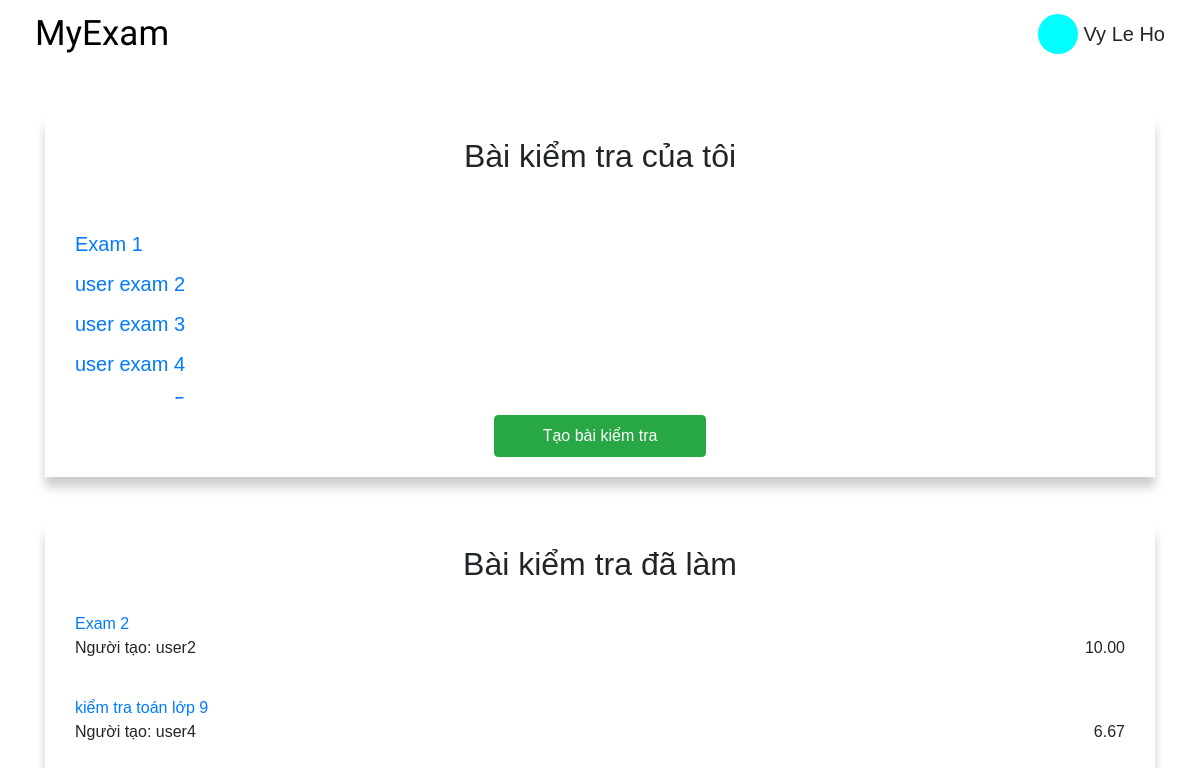
/home/user=user/my-test/ (signed in), run on the app's committed database.
### home/models.py (models this page shows, shortened)
class Exam(models.Model):
    key = models.ForeignKey( User ,on_delete = models.CASCADE)
    examName = models.CharField(max_length= 200, default= "")

class Point(models.Model):
    key1 = models.ForeignKey(User, on_delete = models.CASCADE)
    key2 = models.ForeignKey(Exam, on_delete= models.CASCADE)
    point = models.DecimalField(max_digits= 4, decimal_places= 2, default= 0)
    name = "Ng lam bai: {}, Bai: {}, Diem: {}"

### home/views.py (the view)
# urls.py: path('home/user=<str:username>/my-test/', views.myTest, name= "my-test"),
def myTest(request, username):
    user = request.session.get('user', None)
    print('user')
    if user is None or user == '' or user == []:
        return redirect(reverse('sign-in'))
    user = User.objects.get(username = username)
    my_exams = Exam.objects.filter(key=user)
    my_exams_context = []
    for exam in my_exams:
        my_exams_context.append({
            "exam":exam.examName
        })
    if my_exams_context == []:
        my_exams_context = 'none'
    do_exams = Exam.objects.exclude(key = user)# lấy ra những exams không phải do user này tạo ra
    done_exams_context = []
    for exam in do_exams:
        creator = exam.key
        score_obj = []
        for score in Point.objects.filter(key1 = user,key2 = exam):
            score_obj.append(score)
        score = None
        if score_obj ==[]:
            pass
        else:
            scores = []# lấy điểm số lớn nhất
            for item in score_obj:
                scores.append(item.point)
            score = max(scores)
            done_exams_context.append({
                "creator":creator.username,
                "exam":exam.examName,
                "score":score,
            })
    if done_exams_context == []:
        done_exams_context = 'none'
    context = {
        "user": user,
        "my_exams":my_exams_context,
        "done_exams":done_exams_context,
    }
    return render(request,"home/my-test.html",{"context":context})

### home/templates/home/my-test.html (shortened to what this page needs)
{% extends "home/base/base-home.html" %}
{% block name %}
{{context.user.first_name}} {{context.user.last_name}}
{% endblock %}
{% block my-home %}
    {% url 'home' context.user.username %}
{% endblock %}
{% block content %}
    <div class="container pb-5">
        <div class="test-section mt-5">
            <h2 class="text-center mb-4">Bài kiểm tra của tôi</h2>
            {% if context.my_exams == 'none' %}
                <h3 class="text-center">Bạn chưa có bài kiểm tra nào </h3>
            {% else %}
                <div class="my-exam">
                    {% for exam in context.my_exams %}
                        <a href="" class="my-exam__exam">{{ exam.exam }}</a>
                    {% endfor %}
                </div>
            {% endif %}
            <div class="d-flex justify-content-center mt-3">
                <button type="button" class="btn btn-success px-5 py-2" id="createTestBtn" data-toggle="modal" data-target="#myModal">Tạo bài kiểm tra</a>
            </div>
        </div>
        <div class="test-section mt-5">
            <h2 class="text-center mb-4">Bài kiểm tra đã làm</h2>
            {% if context.done_exams == 'none' %}
                <h3 class="text-center"> Bạnchưa làm bài kiểm tra nào cả</h3>
                <div class="d-flex justify-content-center mt-3">
                    <a href="{% url 'home' context.user.username %}" class="btn btn-primary px-5 py-2">Quay lại trang chủ</a>
                </div>
            {% else %}
                {% for exam in context.done_exams %}
                <div class="test-component">
                    <a href="{%url 'do-test' context.user.username exam.exam %}" class="test-name">{{exam.exam}}</a>
                    <div class="test-info">
                        <p class="test-owner">Người tạo: {{exam.creator}}</p>
                        <p class="test-date">{{exam.score}}</p>
                    </div>
                </div>
                {% endfor %}
            {% endif %}
        </div>
    </div>
{% endblock %}

### home/static/home/css/style.css (style rules this page uses)
:root { --color-primary-light:#00e8e8; }
* { font-family: Arial, Helvetica, sans-serif; margin:0; padding:0; box-sizing: border-box; }
.test-section { padding: 20px; box-shadow: 0px 10px 10px rgba(0,0,0,.2); }
.test-component { margin-bottom: 10px; padding: 5px 10px; }
.test-info { display:flex; justify-content: space-between; }
.my-exam__exam { margin: 10px 0; display:block !important; font-size:20px !important; transition: all .2s linear; border-radius: 2px; }
.my-exam { padding: 20px 10px; max-height: 200px !important; overflow-y: scroll; }

### data on the page
Exam: exam "Exam 1"
Exam: exam "user exam 2"
Exam: exam "user exam 3"
Exam: exam "user exam 4"
Exam: exam "Exam 2"
Point: score "10.00"
Exam: exam "kiểm tra toán lớp 9"
Point: score "6.67"

### other printed values
{{ context.user.first_name }} "Vy"
{{ context.user.last_name }} "Le Ho"
{{ exam.creator }} "user2" "user4"
